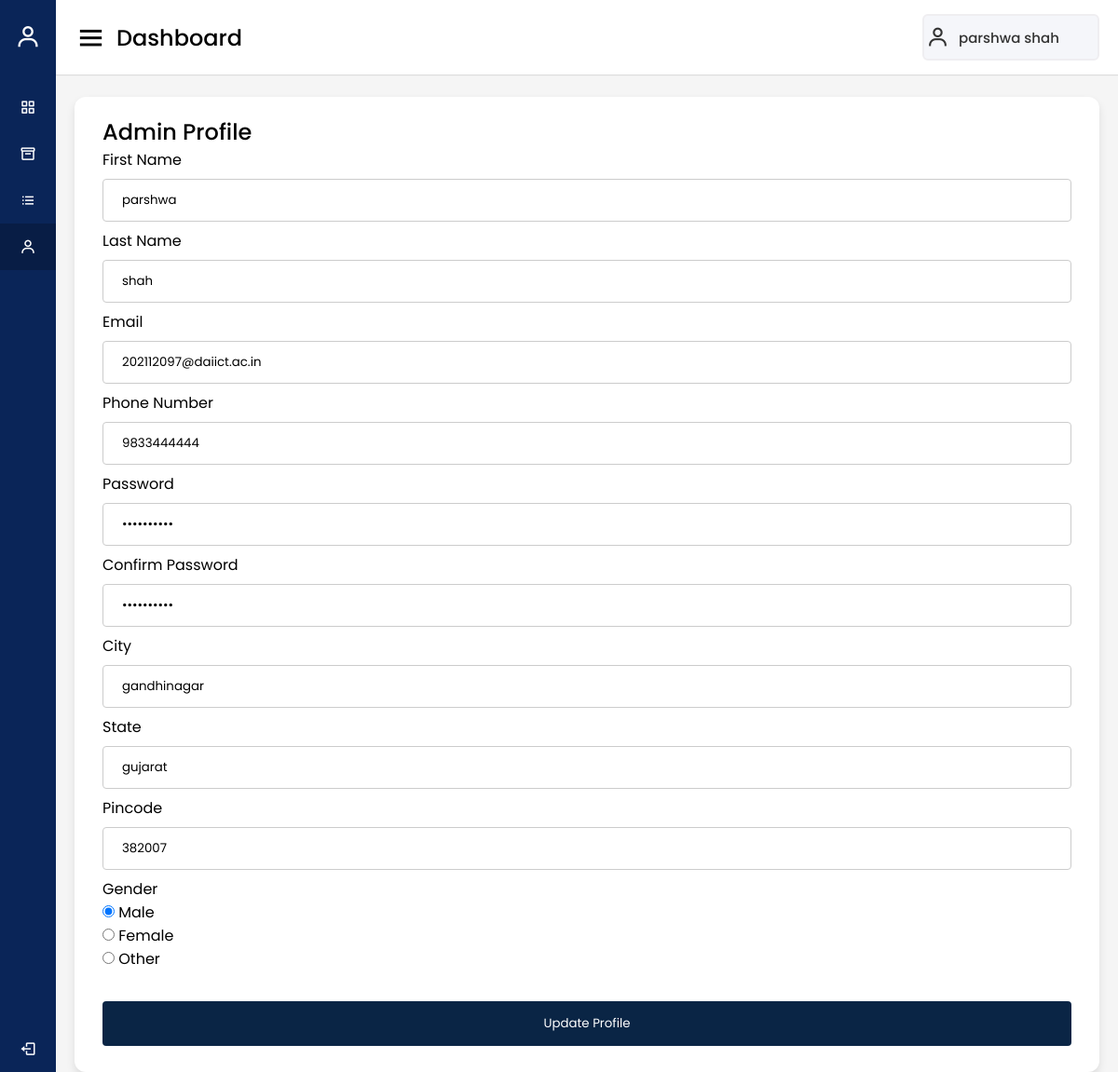
Screenshot of /Author/profile.php (signed in) with the database file from the repository.
### tables this page shows
CREATE TABLE `author_data` (
  `author_id` int(11) NOT NULL,
  `author_first_name` varchar(20) NOT NULL,
  `author_last_name` varchar(20) NOT NULL,
  `author_email` varchar(100) NOT NULL,
  `author_phone_no` bigint(11) NOT NULL,
  `author_password` varchar(20) NOT NULL,
  `author_gender` varchar(10) NOT NULL,
  `author_city` varchar(20) NOT NULL,
  `author_state` varchar(20) NOT NULL,
  `author_pincode` int(11) NOT NULL,
  `author_email_status` int(1) NOT NULL,
  `author_verified` int(1) NOT NULL
);

### Author/profile.php (the view, shortened to what this page needs)
<?php
if(isset($_SESSION['au_id'])){
?>
<!DOCTYPE html>
<html lang="en" dir="ltr">
<head>
  <link rel="stylesheet" href="./style.css">
  <link href='https://unpkg.com/boxicons@2.0.7/css/boxicons.min.css' rel='stylesheet'>
</head>
<?php
include "../database/connect.php";
$id = $_SESSION['au_id'];
$que = mysqli_query($con, "SELECT * FROM author_data WHERE author_id=$id");
$arr1 = mysqli_fetch_array($que);
?>
<body>
<div class="sidebar">
    <div class="logo-details">
      <i class='bx bx-user bx-flashing'></i>
      <span class="logo_name">Author Pannel</span>
    </div>
    <ul class="nav-links">
    <li>
        <a href="./index.php">
          <i class='bx bx-grid-alt'></i>
          <span class="links_name">Dashboard</span>
        </a>
      </li>
      <li>
        <a href="./new_book.php">
          <i class='bx bx-box'></i>
          <span class="links_name">New Book</span>
        </a>
      </li>
      <li>
        <a href="./book.php">
          <i class='bx bx-list-ul'></i>
          <span class="links_name">Book list</span>
        </a>
      </li>
      <li>
        <a href="./profile.php"  class="active">
          <i class='bx bx-user'></i>
          <span class="links_name">Profile</span>
        </a>
      </li>
      <li class="log_out">
        <a href="../logout.php">
          <i class='bx bx-log-out'></i>
          <span class="links_name">Log out</span>
        </a>
      </li>
    </ul>
  </div>
  <section class="home-section">
    <nav>
      <div class="sidebar-button">
        <i class='bx bx-menu sidebarBtn'></i>
        <span class="dashboard">Dashboard</span>
      </div>
      <div class="profile-details">
        <i class='bx bx-user'></i>
        <a href="./profile.php"><span class="admin_name"><?php echo $arr1['author_first_name'], " ", $arr1['author_last_name'];  ?></span></a>
      </div>
    </nav>
    <div class="home-content">
      <div class="sales-boxes">
        <div class="recent-sales box">
          <div class="title">Admin Profile</div>
          <div class="sales-details">
            <form action="./update_profile.php" method="post" autocomplete="nope">
                  <label>First Name</label>
                  <input class="admin-profile-form-text" autocomplete="nope" type="text" name="fname" minlength="2" value="<?php echo $arr1['author_first_name'];?>" placeholder="Enter your First name" required>
                  <label>Last Name</label>
                  <input class="admin-profile-form-text" autocomplete="nope" type="text" name="lname" minlength="2" value="<?php echo $arr1['author_last_name'];?>" placeholder="Enter your Last name" required>
                  <label>Email</label>
                  <input class="admin-profile-form-text" autocomplete="nope" type="email" name="email" value="<?php echo $arr1['author_email'];?>" placeholder="Enter your email" required>
                  <label>Phone Number</label>
                  <input class="admin-profile-form-text" autocomplete="nope" type="number" name="number" value="<?php echo $arr1['author_phone_no'];?>" placeholder="Enter your number" min="5555555555" max="9999999999" required>
                  <label>Password</label>
                  <input class="admin-profile-form-text" autocomplete="nope" type="password" name="pass" minlength="3"  value="<?php echo $arr1['author_password'];?>" placeholder="Enter your password" required>
                  <label>Confirm Password</label>
                  <input class="admin-profile-form-text" autocomplete="nope" type="password" name="cpass" minlength="3" value="<?php echo $arr1['author_password'];?>" placeholder="Confirm your password" required>
                  <label>City</label>
                  <input class="admin-profile-form-text" autocomplete="nope" type="text" name="city" value="<?php echo $arr1['author_city'];?>" placeholder="Enter your city" required>
                  <label>State</label>
                  <input class="admin-profile-form-text" autocomplete="nope" type="text" name="state" value="<?php echo $arr1['author_state'];?>" placeholder="Enter your stste" required>
                  <label>Pincode</label>
                  <input class="admin-profile-form-text" autocomplete="nope" type="number" name="pcode" min="100001" max="999999" value="<?php echo $arr1['author_pincode'];?>" placeholder="Enter your Pincode" required>
                <label>Gender</label><br>
                <?php if($arr1['author_gender']=='Male') { ?>
                  <input type="radio" name="gender" value="Male" id="dot-1" checked>
                <?php } else { ?>
                  <input type="radio" name="gender" value="Male" id="dot-1">
                  <?php } ?>
                <label>Male</label><br>
                <?php if($arr1['author_gender']=='Female') { ?>
                  <input type="radio" name="gender" value="Female" id="dot-2" checked>
                <?php } else { ?>
                  <input type="radio" name="gender" value="Female" id="dot-2">
                  <?php } ?>
                <label>Female</label><br>
                <?php if($arr1['author_gender']=='Other') { ?>
                  <input type="radio" name="gender" value="Other" id="dot-3" checked>
                <?php } else { ?>
                  <input type="radio" name="gender" value="Other" id="dot-3">
                  <?php } ?>
                <label>Other</label><br><br>
                <input class="admin-profile-form-submit" type="submit" name="sb" value="Update Profile">
            </form>
          </div>
        </div>
      </div>
    </div>
  </section>
</body>
</html>
<?php
}
else{
  header('Location: ../login.html');
}
?>

### Author/style.css (style rules this page uses)
* { margin: 0; padding: 0; box-sizing: border-box; font-family: 'Poppins', sans-serif; text-decoration: none; }
.sidebar { position: fixed; height: 100%; width: 240px; background: #0A2558; transition: all 0.5s ease; }
.sidebar .logo-details { height: 80px; display: flex; align-items: center; }
.sidebar .logo-details i { font-size: 28px; font-weight: 500; color: #fff; min-width: 60px; text-align: center }
.sidebar .logo-details .logo_name { color: #fff; font-size: 24px; font-weight: 500; }
.sidebar .nav-links { margin-top: 10px; }
.sidebar .nav-links li { position: relative; list-style: none; height: 50px; }
.sidebar .nav-links li a { height: 100%; width: 100%; display: flex; align-items: center; text-decoration: none; transition: all 0.4s ease; }
.sidebar .nav-links li a.active { background: #081D45; }
.sidebar .nav-links li i { min-width: 60px; text-align: center; font-size: 18px; color: #fff; }
.sidebar .nav-links li a .links_name { color: #fff; font-size: 15px; font-weight: 400; white-space: nowrap; }
.sidebar .nav-links .log_out { position: absolute; bottom: 0; width: 100%; }
.home-section { position: relative; background: #f5f5f5; min-height: 100vh; width: calc(100% - 240px); left: 240px; transition: all 0.5s ease; }
.home-section nav { display: flex; justify-content: space-between; height: 80px; background: #fff; display: flex; align-items: center; position: fixed; width: calc(100% - 240px); left: 240px; z-index: 100; padding: 0 20px; box-shadow: 0 1px 1px rgba(0, 0, 0, 0.1); transition: all 0.5s ease; }
.home-section nav .sidebar-button { display: flex; align-items: center; font-size: 24px; font-weight: 500; }
nav .sidebar-button i { font-size: 35px; margin-right: 10px; }
.home-section nav .profile-details { display: flex; align-items: center; background: #F5F6FA; border: 2px solid #EFEEF1; border-radius: 6px; height: 50px; min-width: 190px; padding: 0 15px 0 2px; }
nav .profile-details .admin_name { font-size: 15px; font-weight: 500; color: #333; margin: 0 10px; white-space: nowrap; }
nav .profile-details i { font-size: 25px; color: #333; }
.home-section .home-content { position: relative; padding-top: 104px; }
.home-content .sales-boxes { display: flex; justify-content: space-between; }
.home-content .sales-boxes .recent-sales { width: 100%; background: #fff; padding: 20px 30px; margin: 0 20px; border-radius: 12px; box-shadow: 0 5px 10px rgba(0, 0, 0, 0.1); }
.home-content .sales-boxes .sales-details { display: flex; align-items: center; justify-content: space-between; }
.sales-boxes .box .title { font-size: 24px; font-weight: 500; }
.admin-profile-form-text, select { width: 100%; padding: 12px 20px; margin: 8px 0; display: inline-block; border: 1px solid #ccc; border-radius: 4px; box-sizing: border-box; }
.admin-profile-form-submit { width: 100%; background-color: #0A2545; color: white; padding: 14px 20px; margin: 8px 0; border: none; border-radius: 4px; cursor: pointer; }
a { text-decoration: none; }
@media (max-width: 1240px) { .sidebar { width: 60px; } }
@media (max-width: 1240px) { .home-section { width: calc(100% - 60px); left: 60px; } }
@media (max-width: 1240px) { .home-section nav { width: calc(100% - 60px); left: 60px; } }

### rows the page displays
author_data: author_first_name "parshwa", author_last_name "shah", fname "parshwa", lname "shah", email "202112097@daiict.ac.in", number "9833444444", city "gandhinagar", state "gujarat", pcode "382007"
